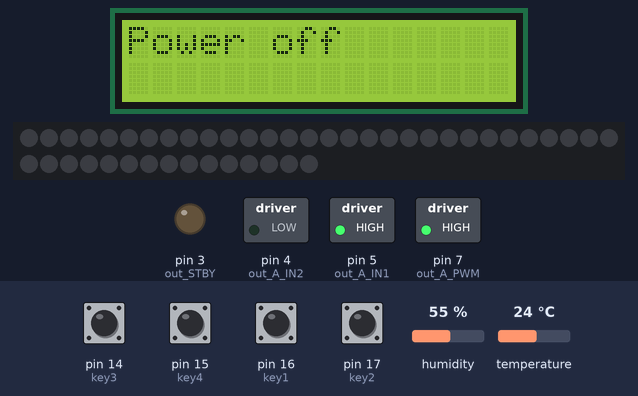
Simulated run of this sketch. Board: Arduino Uno, built with avr-gcc and run on an emulated ATmega328P. Parts: 16×2 character LCD, 45 RGB LEDs in strip order, left to right, continuing on the next row, switched loads named in the sketch (green lamp = pin HIGH), output pins drawn as LEDs (lit = HIGH). The inputs (shaded band) are chosen by the test bench; at power-on: pin 14 (key3), pin 15 (key4), pin 16 (key1), pin 17 (key2) HIGH, humidity 55 %, temperature 24 °C. What the sketch prints to the serial monitor is not drawn.

Above: at 1.2 s.
1.3 s: pin 16 (key1) pulled LOW for 0.15 s
At 1.6 s:
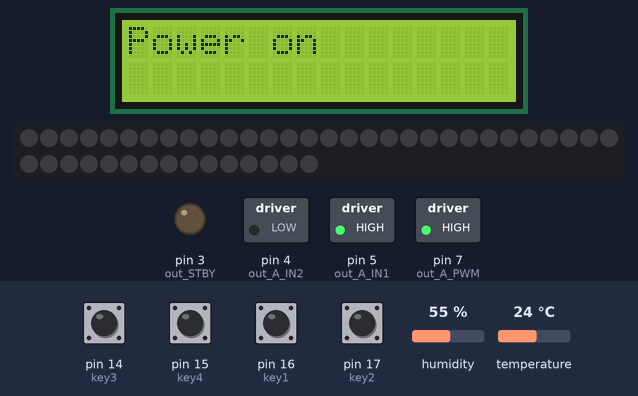
4.3 s: pin 14 (key3) pulled LOW for 0.15 s
At 5.5 s:
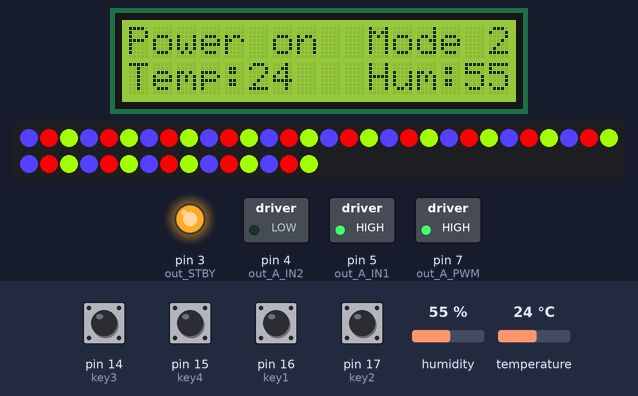
5.9 s: pin 17 (key2) pulled LOW for 0.15 s
At 6.4 s:
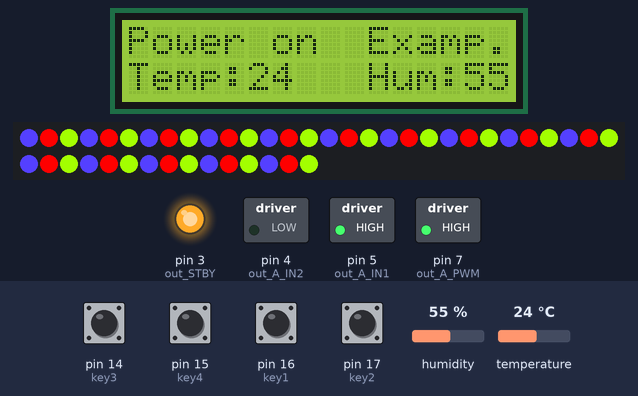
Timing chart, 0 to 8.9 s (numbered marks = the images above; inputs shaded):
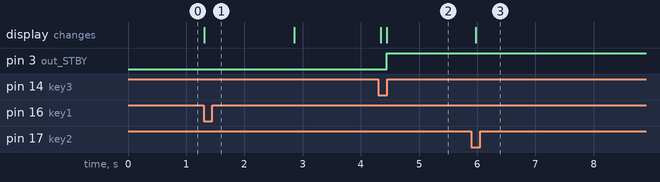

Measured:
- after the input at 1.3 s, the display: changes at once (image 1)
- after the input at 4.3 s, pin 3 (out_STBY): LOW → HIGH after 0.15 s
- after the input at 5.9 s, the display: changes after 0.08 s (image 3)

The sketch:

MAIN.ino
```cpp
//Keypad
#define key1 16 //define keypad pins
#define key2 17
#define key3 14
#define key4 15
//LCD
#include <LiquidCrystal.h>
const int rs = 13, en = 12, d11 = 11, d10 = 10, d9 = 9, d8 = 8; //define lcd pins
LiquidCrystal lcd(rs, en, d11, d10, d9, d8); //instantiate lcd
//SHT
#include <Arduino.h>
#include <Wire.h>
#include "Adafruit_SHT31.h"
Adafruit_SHT31 sht31 = Adafruit_SHT31();
//Neopixel
#include <Adafruit_NeoPixel.h>
#define PIN 6
#define NUMPIXELS 45
Adafruit_NeoPixel pixels(NUMPIXELS, PIN, NEO_GRB + NEO_KHZ800);
//Pump
#define out_STBY 3
#define out_A_PWM 7
#define out_A_IN2 4
#define out_A_IN1 5
#define motor_A 0
//Variables
bool power = false;
bool enableHeater = false;
uint8_t loopCnt = 0;
int t = 0;
int h = 0;
bool mode2 = false;
bool mode3 = false;


void setup() {
  //Debug
  Serial.begin(9600);
  //Keypad
  pinMode(key1, INPUT_PULLUP);// set pin as input
  pinMode(key2, INPUT_PULLUP);// set pin as input
  pinMode(key3, INPUT_PULLUP);// set pin as input
  pinMode(key4, INPUT_PULLUP);// set pin as input
  //LCD
  lcd.begin(16, 2);// Set up the LCD's number of columns and rows
  lcd.print("Power off");
  //Neopixel
  pixels.begin();
  //SHT
  Serial.println("SHT31 test");
  if (! sht31.begin(0x44)) {   // Set to 0x45 for alternate i2c addr
    Serial.println("Couldn't find SHT31");
    while (1) delay(1);
  }
  Serial.print("Heater Enabled State: ");
  if (sht31.isHeaterEnabled())
    Serial.println("ENABLED");
  else
    Serial.println("DISABLED");
  //Motor
  pinMode(out_STBY, OUTPUT);
  pinMode(out_A_PWM, OUTPUT);
  pinMode(out_A_IN1, OUTPUT);
  pinMode(out_A_IN2, OUTPUT);
  motor_standby(true);//motor off
  motor_speed(100); // Set speed for motor A
}

void loop() {
  lcd.setCursor(0, 0);
  //Check for key presses
  int key1S = digitalRead(key1);// read if key1 is pressed
  int key2S = digitalRead(key2);// read if key2 is pressed
  int key3S = digitalRead(key3);// read if key3 is pressed
  int key4S = digitalRead(key4);// read if key4 is pressed
  if(power == false){   //Loop to wait for power on
    if(!key1S){
      power = true;
      lcd.clear();
      lcd.print("Power on");
      delay(1500);
    }
  }else if(power == true){  //Main running loop
    //Mode checks
    if(!key2S){
      example();
    }
    if(!key3S || mode2 == true){
      if(mode2 == false){
        lightOn();
      }
      cycle(2, 60);
      mode3 = false;
      mode2 = true;
    }
    if(!key4S || mode3 == true){
      if(mode3 == false){
        lightOn();
      }
      cycle(3, 80);
      mode2 = false;
      mode3 = true;
    }
    //Humidity
    t = sht31.readTemperature();
    h = sht31.readHumidity();
    lcd.setCursor(0,1);
    lcd.print("Temp:"); lcd.print(t);
    lcd.setCursor(10,1);
    lcd.print("Hum:"); lcd.print(h);
    if (loopCnt >= 5) {
    enableHeater = !enableHeater;
    sht31.heater(enableHeater);
    Serial.print("Heater Enabled State: ");
    if (sht31.isHeaterEnabled())
      Serial.println("ENABLED");
    else
      Serial.println("DISABLED");
    loopCnt = 0;
    }
    loopCnt++;
    //Turn power off
    if(!key1S){
      power = false;
      lcd.clear();
      lcd.print("Power off");
      motor_standby(true);
      pixels.clear();
      pixels.show();
      delay(1500);
    }
  }
  delay(10);
}

void example() {
  lcd.setCursor(10,0);
  lcd.print("Examp.");
  lightOn();
  motor_standby(false);
  delay(10000);
  pixels.clear();//reset pixels to off state
  pixels.show();//refresh pixels
  motor_standby(true);
}

void cycle(int mode, int humLimit) {
  motor_standby(true);
  lcd.setCursor(10,0);
  lcd.print("Mode ");lcd.print(mode);
  if(h < humLimit){
    motor_standby(false);
  }else{
    motor_standby(true);
  }
}

void lightOn(){
  for(int i=0; i<NUMPIXELS; i+=3) {
      pixels.setPixelColor(i, pixels.Color(84, 64, 255));
      pixels.setPixelColor(i+1, pixels.Color(255, 0, 0));
      pixels.setPixelColor(i+2, pixels.Color(163, 255, 0));
      pixels.show();
      delay(5);
  }
}

void motor_speed(char speed) { // Speed from -100 to 100
  byte PWMvalue = map(abs(speed), 0, 100, 50, 255); // Anything below 50 is very weak
  if (speed > 0) {
    digitalWrite(out_A_IN1, HIGH);
    digitalWrite(out_A_IN2, LOW);
  } else if (speed < 0) {
    digitalWrite(out_A_IN1, LOW);
    digitalWrite(out_A_IN2, HIGH);
  } else {
    digitalWrite(out_A_IN1, LOW);
    digitalWrite(out_A_IN2, LOW);
  }
  analogWrite(out_A_PWM, PWMvalue);
}

void motor_standby(boolean state) { // Low power mode
  if (state == true)
    digitalWrite(out_STBY, LOW);
  else
    digitalWrite(out_STBY, HIGH);
}
```
